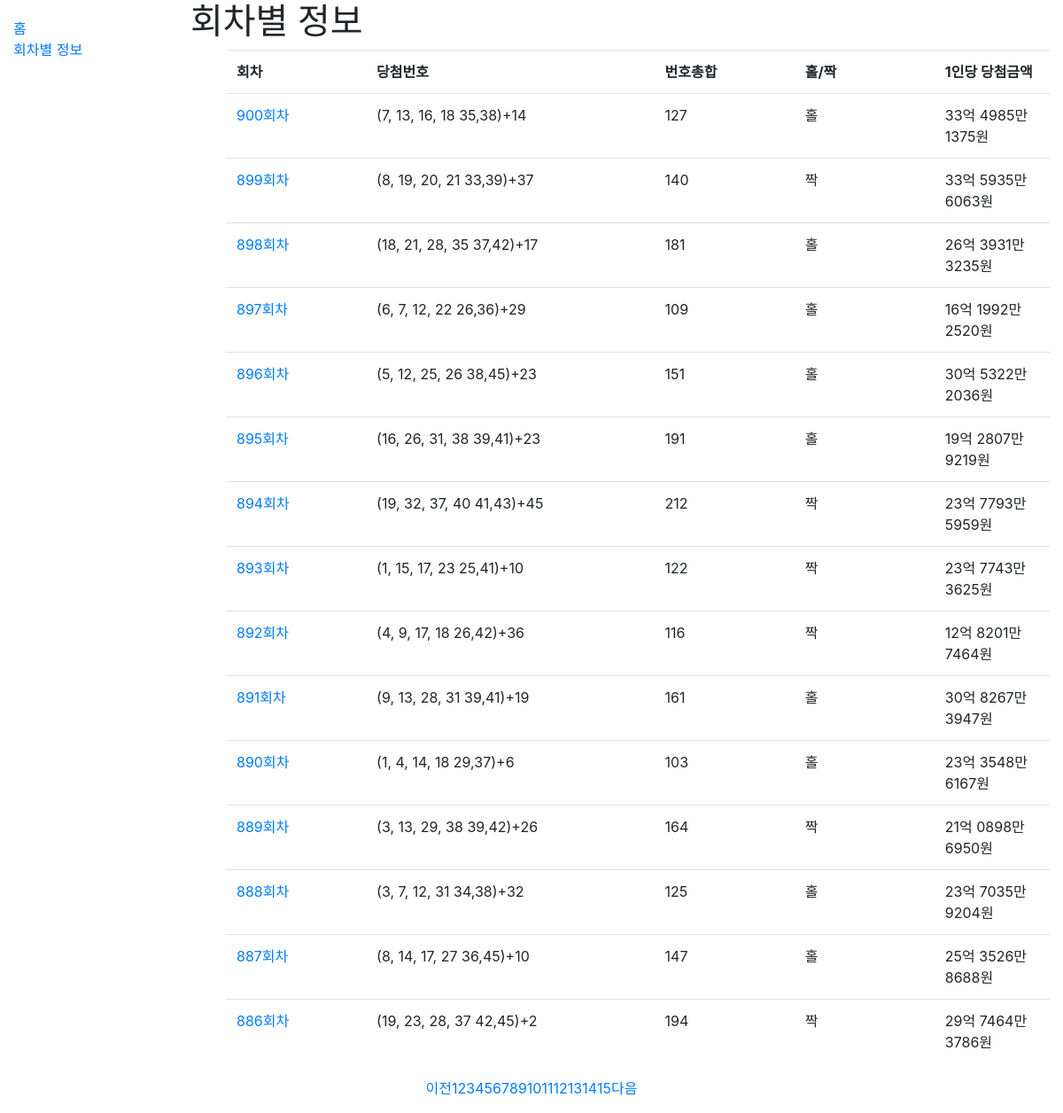
The page /catalog/rounds/?page=4 on the database its author committed.
### catalog/models.py (models this page shows, shortened)
class Round(models.Model):
    round_num = models.IntegerField(help_text='Number of round', primary_key=True)
    first_win_num = models.IntegerField(help_text='First winning number of the round')
    second_win_num = models.IntegerField(help_text='Second winning number of the round')
    third_win_num = models.IntegerField(help_text='Third winning number of the round')
    fourth_win_num = models.IntegerField(help_text='Fourth winning number of the round')
    fifth_win_num = models.IntegerField(help_text='Fifth winning number of the round')
    sixth_win_num = models.IntegerField(help_text='Sixth winning number of the round')
    bonus_num = models.IntegerField(help_text='Bonus number of the round')
    first_win_money = models.BigIntegerField(help_text='Total winning money for first place')
    second_win_money = models.BigIntegerField(help_text='Total winning money for second place')
    third_win_money = models.BigIntegerField(help_text='Total winning money for third place')
    fourth_win_money = models.BigIntegerField(help_text='Total winning money for fourth place')
    fifth_win_money = models.BigIntegerField(help_text='Total winning money for fifth place')
    num_first_winner = models.IntegerField(help_text='Number of first place winner')
    num_second_winner = models.IntegerField(help_text='Number of second place winner')
    num_third_winner = models.IntegerField(help_text='Number of third place winner')
    num_fourth_winner = models.IntegerField(help_text='Number of fourth place winner')
    num_fifth_winner = models.IntegerField(help_text='Number of fifth place winner')
    num_auto = models.IntegerField(help_text='Number of winner by auto type', blank=True, null=True)
    num_manual = models.IntegerField(help_text='Number of winner by manual type', blank=True, null=True)
    num_halfauto = models.IntegerField(help_text='Number of winner by halfauto type', blank=True, null=True)
    first_stores = models.ManyToManyField('Store', help_text='Stores that won first place', blank=True,
                                          related_name='first_stores')
    second_stores = models.ManyToManyField('Store', help_text='Stores that won second place', blank=True,
                                           related_name='second_stores')
    @property
    def get_win_info(self):
        win_moneys = [self.first_win_money, self.second_win_money, self.third_win_money, self.fourth_win_money,
                    self.fifth_win_money]
        num_winners = [self.num_first_winner, self.num_second_winner, self.num_third_winner, self.num_fourth_winner,
                    self.num_fifth_winner]
        results = []
        for i in range(5):
            info = []
            info.append(i+1)
            info.append(money2readble(win_moneys[i]))
            info.append(money2readble(int(win_moneys[i]/num_winners[i])))
            info.append(num_winners[i])
            results.append(info)
        return results
    def get_num_sum(self):
        return self.first_win_num+self.second_win_num+self.third_win_num+self.fourth_win_num+self.fifth_win_num+self.sixth_win_num
    def get_oddity(self):
        if self.get_num_sum()%2:
            return "홀"
        return "짝"
    def get_absolute_url(self):
        return reverse('round-detail', args=[str(self.round_num)])

### catalog/views.py (the view)
# urls.py: path('rounds/', views.roundListView.as_view(), name='rounds'),
class roundListView(generic.ListView):
    model = Round
    paginate_by = 15
    def get_queryset(self):
        return Round.objects.order_by('-round_num') # 내림차순
    def get_context_data(self, **kwargs):
        context = super(roundListView, self).get_context_data(**kwargs)
        paginator = context['paginator']
        page_numbers_range = 15  # Display only 155 page numbers
        max_index = len(paginator.page_range)
        page = self.request.GET.get('page')
        current_page = int(page) if page else 1
        start_index = int((current_page - 1) / page_numbers_range) * page_numbers_range
        end_index = start_index + page_numbers_range
        if end_index >= max_index:
            end_index = max_index
        page_range = paginator.page_range[start_index:end_index]
        context['page_range'] = page_range
        return context

### catalog/models.py (called while the page is built)
def money2readble(money):
    money=str(money)
    money_len=len(money)
    if money_len<5:
        return money+'원'
    elif money_len<9:
        return money[0:money_len-4]+'만 '+money[money_len-4:money_len]+'원'
    elif money_len<13:
        return money[0:money_len-8]+'억 '+money[money_len-8:money_len-4]+'만 '+money[money_len-4:money_len]+'원'
    elif money_len<17:
        return money[0:money_len-12]+'조 '+money[money_len-12:money_len-8]+'억 '+money[money_len-8:money_len-4]+'만 '+money[money_len-4:money_len]+'원'

### catalog/templates/catalog/round_list.html
{% extends "base_generic.html" %}
{% block content %}
  <h1>회차별 정보</h1>
  {% if round_list %}
  <ul>
    <table class = "table table-hover table-responsive">
      <colgroup>
        <col width="17%">
        <col width="35%">
        <col width="17%" span="2">
        <col width="28%">
      </colgroup>
    <tr>
      <th class="tg-21xh"> 회차 </th>
      <th class="tg-21xh"> 당첨번호 </th>
      <th class="tg-21xh"> 번호총합 </th>
      <th class="tg-21xh"> 홀/짝 </th>
      <th class="tg-21xh"> 1인당 당첨금액 </th>
    </tr>
    {% for round in round_list %}
    <tr>
      <td><a href="{{ round.get_absolute_url }}">{{ round.round_num }}회차</a></td>
      <td>({{ round.first_win_num }}, {{ round.second_win_num }}, {{ round.third_win_num }}, {{ round.fourth_win_num }}
  {{ round.fifth_win_num }},{{ round.sixth_win_num }})+{{ round.bonus_num }}</td>
      <td>{{ round.get_num_sum }}</td>
      <td>{{ round.get_oddity }}</td>
      <td>{{ round.get_win_info.0.2 }}</td>
    </tr>
    {% endfor %}
  </table>
  </ul>
  {% else %}
    <p>There are no rounds in the library.</p>
  {% endif %}
{% endblock %}

### rows shown on the page
Round: round_num "900", first_win_num "7", second_win_num "13", third_win_num "16", fourth_win_num "18", fifth_win_num "35", sixth_win_num "38", bonus_num "14", get_num_sum "127", get_oddity "홀", get_win_info.0.2 "33억 4985만 1375원"
Round: round_num "899", first_win_num "8", second_win_num "19", third_win_num "20", fourth_win_num "21", fifth_win_num "33", sixth_win_num "39", bonus_num "37", get_num_sum "140", get_oddity "짝", get_win_info.0.2 "33억 5935만 6063원"
Round: round_num "898", first_win_num "18", second_win_num "21", third_win_num "28", fourth_win_num "35", fifth_win_num "37", sixth_win_num "42", bonus_num "17", get_num_sum "181", get_oddity "홀", get_win_info.0.2 "26억 3931만 3235원"
Round: round_num "897", first_win_num "6", second_win_num "7", third_win_num "12", fourth_win_num "22", fifth_win_num "26", sixth_win_num "36", bonus_num "29", get_num_sum "109", get_oddity "홀", get_win_info.0.2 "16억 1992만 2520원"
Round: round_num "896", first_win_num "5", second_win_num "12", third_win_num "25", fourth_win_num "26", fifth_win_num "38", sixth_win_num "45", bonus_num "23", get_num_sum "151", get_oddity "홀", get_win_info.0.2 "30억 5322만 2036원"
Round: round_num "895", first_win_num "16", second_win_num "26", third_win_num "31", fourth_win_num "38", fifth_win_num "39", sixth_win_num "41", bonus_num "23", get_num_sum "191", get_oddity "홀", get_win_info.0.2 "19억 2807만 9219원"
Round: round_num "894", first_win_num "19", second_win_num "32", third_win_num "37", fourth_win_num "40", fifth_win_num "41", sixth_win_num "43", bonus_num "45", get_num_sum "212", get_oddity "짝", get_win_info.0.2 "23억 7793만 5959원"
Round: round_num "893", first_win_num "1", second_win_num "15", third_win_num "17", fourth_win_num "23", fifth_win_num "25", sixth_win_num "41", bonus_num "10", get_num_sum "122", get_oddity "짝", get_win_info.0.2 "23억 7743만 3625원"
Round: round_num "892", first_win_num "4", second_win_num "9", third_win_num "17", fourth_win_num "18", fifth_win_num "26", sixth_win_num "42", bonus_num "36", get_num_sum "116", get_oddity "짝", get_win_info.0.2 "12억 8201만 7464원"
Round: round_num "891", first_win_num "9", second_win_num "13", third_win_num "28", fourth_win_num "31", fifth_win_num "39", sixth_win_num "41", bonus_num "19", get_num_sum "161", get_oddity "홀", get_win_info.0.2 "30억 8267만 3947원"
Round: round_num "890", first_win_num "1", second_win_num "4", third_win_num "14", fourth_win_num "18", fifth_win_num "29", sixth_win_num "37", bonus_num "6", get_num_sum "103", get_oddity "홀", get_win_info.0.2 "23억 3548만 6167원"
Round: round_num "889", first_win_num "3", second_win_num "13", third_win_num "29", fourth_win_num "38", fifth_win_num "39", sixth_win_num "42", bonus_num "26", get_num_sum "164", get_oddity "짝", get_win_info.0.2 "21억 0898만 6950원"
Round: round_num "888", first_win_num "3", second_win_num "7", third_win_num "12", fourth_win_num "31", fifth_win_num "34", sixth_win_num "38", bonus_num "32", get_num_sum "125", get_oddity "홀", get_win_info.0.2 "23억 7035만 9204원"
Round: round_num "887", first_win_num "8", second_win_num "14", third_win_num "17", fourth_win_num "27", fifth_win_num "36", sixth_win_num "45", bonus_num "10", get_num_sum "147", get_oddity "홀", get_win_info.0.2 "25억 3526만 8688원"
Round: round_num "886", first_win_num "19", second_win_num "23", third_win_num "28", fourth_win_num "37", fifth_win_num "42", sixth_win_num "45", bonus_num "2", get_num_sum "194", get_oddity "짝", get_win_info.0.2 "29억 7464만 3786원"

### other values the page prints
{{ page }} "1" "2" "3" "4" "5" "6" "7" "8" "9" "10" "11" "12" "13" "14" "15"
